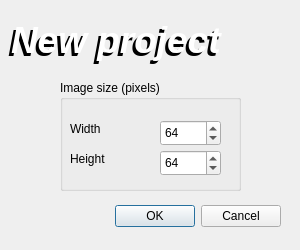
<?xml version="1.0" encoding="UTF-8"?>
<ui version="4.0">
 <class>NewProjectDialog</class>
 <widget class="QDialog" name="NewProjectDialog">
  <property name="windowModality">
   <enum>Qt::WindowModality::WindowModal</enum>
  </property>
  <property name="geometry">
   <rect>
    <x>0</x>
    <y>0</y>
    <width>300</width>
    <height>250</height>
   </rect>
  </property>
  <property name="minimumSize">
   <size>
    <width>300</width>
    <height>250</height>
   </size>
  </property>
  <property name="maximumSize">
   <size>
    <width>300</width>
    <height>250</height>
   </size>
  </property>
  <property name="windowTitle">
   <string>Setup new project</string>
  </property>
  <widget class="QDialogButtonBox" name="buttonBox">
   <property name="geometry">
    <rect>
     <x>40</x>
     <y>200</y>
     <width>241</width>
     <height>32</height>
    </rect>
   </property>
   <property name="orientation">
    <enum>Qt::Orientation::Horizontal</enum>
   </property>
   <property name="standardButtons">
    <set>QDialogButtonBox::StandardButton::Cancel|QDialogButtonBox::StandardButton::Ok</set>
   </property>
  </widget>
  <widget class="QLabel" name="label1">
   <property name="geometry">
    <rect>
     <x>11</x>
     <y>9</y>
     <width>371</width>
     <height>61</height>
    </rect>
   </property>
   <property name="palette">
    <palette>
     <active>
      <colorrole role="WindowText">
       <brush brushstyle="SolidPattern">
        <color alpha="255">
         <red>255</red>
         <green>255</green>
         <blue>255</blue>
        </color>
       </brush>
      </colorrole>
     </active>
     <inactive>
      <colorrole role="WindowText">
       <brush brushstyle="SolidPattern">
        <color alpha="255">
         <red>255</red>
         <green>255</green>
         <blue>255</blue>
        </color>
       </brush>
      </colorrole>
     </inactive>
     <disabled/>
    </palette>
   </property>
   <property name="font">
    <font>
     <pointsize>28</pointsize>
     <italic>true</italic>
     <bold>true</bold>
    </font>
   </property>
   <property name="text">
    <string>New project</string>
   </property>
  </widget>
  <widget class="QLabel" name="label1_shadow">
   <property name="geometry">
    <rect>
     <x>8</x>
     <y>12</y>
     <width>370</width>
     <height>61</height>
    </rect>
   </property>
   <property name="palette">
    <palette>
     <active>
      <colorrole role="WindowText">
       <brush brushstyle="SolidPattern">
        <color alpha="255">
         <red>0</red>
         <green>0</green>
         <blue>0</blue>
        </color>
       </brush>
      </colorrole>
     </active>
     <inactive>
      <colorrole role="WindowText">
       <brush brushstyle="SolidPattern">
        <color alpha="255">
         <red>0</red>
         <green>0</green>
         <blue>0</blue>
        </color>
       </brush>
      </colorrole>
     </inactive>
     <disabled/>
    </palette>
   </property>
   <property name="font">
    <font>
     <pointsize>28</pointsize>
     <italic>true</italic>
     <bold>true</bold>
    </font>
   </property>
   <property name="text">
    <string>New project</string>
   </property>
  </widget>
  <widget class="QGroupBox" name="groupBox">
   <property name="geometry">
    <rect>
     <x>60</x>
     <y>80</y>
     <width>181</width>
     <height>111</height>
    </rect>
   </property>
   <property name="title">
    <string>Image size (pixels)</string>
   </property>
   <widget class="QLabel" name="label">
    <property name="geometry">
     <rect>
      <x>10</x>
      <y>40</y>
      <width>81</width>
      <height>18</height>
     </rect>
    </property>
    <property name="text">
     <string>Width</string>
    </property>
   </widget>
   <widget class="QLabel" name="label_2">
    <property name="geometry">
     <rect>
      <x>10</x>
      <y>70</y>
      <width>81</width>
      <height>18</height>
     </rect>
    </property>
    <property name="text">
     <string>Height</string>
    </property>
   </widget>
   <widget class="QSpinBox" name="spbWidth">
    <property name="geometry">
     <rect>
      <x>100</x>
      <y>40</y>
      <width>61</width>
      <height>26</height>
     </rect>
    </property>
    <property name="minimum">
     <number>8</number>
    </property>
    <property name="maximum">
     <number>2048</number>
    </property>
    <property name="singleStep">
     <number>8</number>
    </property>
    <property name="value">
     <number>64</number>
    </property>
   </widget>
   <widget class="QSpinBox" name="spbHeight">
    <property name="geometry">
     <rect>
      <x>100</x>
      <y>70</y>
      <width>61</width>
      <height>26</height>
     </rect>
    </property>
    <property name="minimum">
     <number>8</number>
    </property>
    <property name="maximum">
     <number>2048</number>
    </property>
    <property name="singleStep">
     <number>8</number>
    </property>
    <property name="value">
     <number>64</number>
    </property>
   </widget>
  </widget>
  <zorder>label1_shadow</zorder>
  <zorder>buttonBox</zorder>
  <zorder>label1</zorder>
  <zorder>groupBox</zorder>
 </widget>
 <resources/>
 <connections>
  <connection>
   <sender>buttonBox</sender>
   <signal>accepted()</signal>
   <receiver>NewProjectDialog</receiver>
   <slot>accept()</slot>
   <hints>
    <hint type="sourcelabel">
     <x>248</x>
     <y>254</y>
    </hint>
    <hint type="destinationlabel">
     <x>157</x>
     <y>274</y>
    </hint>
   </hints>
  </connection>
  <connection>
   <sender>buttonBox</sender>
   <signal>rejected()</signal>
   <receiver>NewProjectDialog</receiver>
   <slot>reject()</slot>
   <hints>
    <hint type="sourcelabel">
     <x>316</x>
     <y>260</y>
    </hint>
    <hint type="destinationlabel">
     <x>286</x>
     <y>274</y>
    </hint>
   </hints>
  </connection>
 </connections>
</ui>
